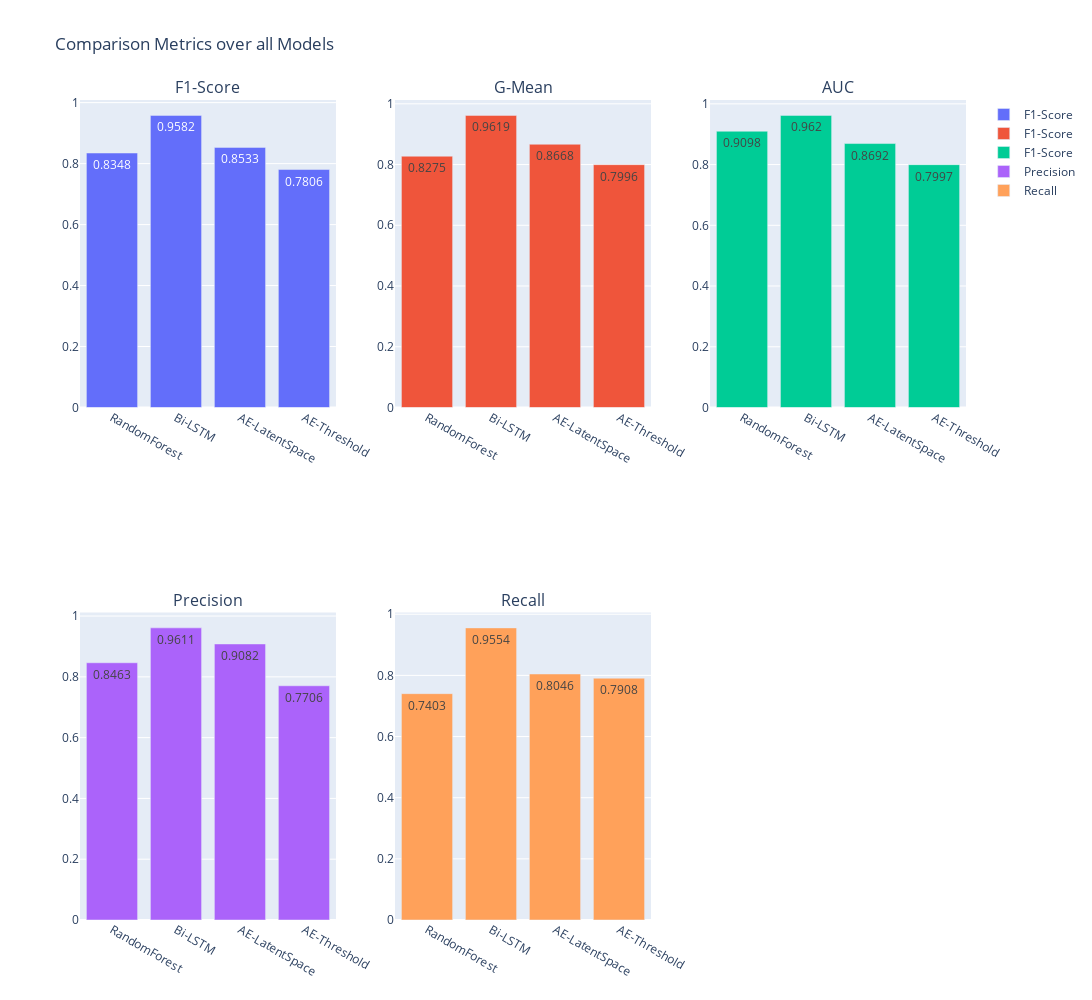

Source (notebook cell):
### Markdown cell above
## 4. Comparison
The following section includes the comparison of the developed models based on the defined metrics. A summary of the findings as well as a narrowing down takes place in the following chapter.

### Code cell
fig = make_subplots(rows=2, cols=3, subplot_titles=["F1-Score","G-Mean","AUC", "Precision", "Recall"])
fig.add_trace(
    go.Bar(
        x=metric_df.Model,
        y=metric_df.F1,
        text=metric_df.F1,
        name="F1-Score"
    ),
    row=1, 
    col=1
)
fig.add_trace(
    go.Bar(
        x=metric_df.Model,
        y=metric_df.GMean,
        text=metric_df.GMean,
        name="F1-Score"
    ),
    row=1, 
    col=2
)
fig.add_trace(
    go.Bar(
        x=metric_df.Model,
        y=metric_df.AUC,
        text=metric_df.AUC,
        name="F1-Score"
    ),
    row=1, 
    col=3
)
fig.add_trace(
    go.Bar(
        x=metric_df.Model,
        y=metric_df.Precision,
        text=metric_df.Precision,
        name="Precision"
    ),
    row=2, 
    col=1
)
fig.add_trace(
    go.Bar(
        x=metric_df.Model,
        y=metric_df.Recall,
        text=metric_df.Recall,
        name="Recall"
    ),
    row=2, 
    col=2
)
fig.update_layout(
    title="Comparison Metrics over all Models",
    autosize=False,
    width=2000,
    height=1000
)
fig.update_traces(texttemplate='%{text:.4}', textposition='inside')
fig.show()

### Figure 1 — Plotly figure (JSON) as saved in the notebook; plotly's stock layout.template omitted (floating-point values rounded to 4 significant figures)
{"data": [{"name": "F1-Score", "text": [0.8348, 0.9582, 0.8533, 0.7806], "textposition": "inside", "texttemplate": "%{text:.4}", "type": "bar", "x": ["RandomForest", "Bi-LSTM", "AE-LatentSpace", "AE-Threshold"], "xaxis": "x", "y": [0.8348, 0.9582, 0.8533, 0.7806], "yaxis": "y"}, {"name": "F1-Score", "text": [0.8275, 0.9619, 0.8668, 0.7996], "textposition": "inside", "texttemplate": "%{text:.4}", "type": "bar", "x": ["RandomForest", "Bi-LSTM", "AE-LatentSpace", "AE-Threshold"], "xaxis": "x2", "y": [0.8275, 0.9619, 0.8668, 0.7996], "yaxis": "y2"}, {"name": "F1-Score", "text": [0.9098, 0.962, 0.8692, 0.7997], "textposition": "inside", "texttemplate": "%{text:.4}", "type": "bar", "x": ["RandomForest", "Bi-LSTM", "AE-LatentSpace", "AE-Threshold"], "xaxis": "x3", "y": [0.9098, 0.962, 0.8692, 0.7997], "yaxis": "y3"}, {"name": "Precision", "text": [0.8463, 0.9611, 0.9082, 0.7706], "textposition": "inside", "texttemplate": "%{text:.4}", "type": "bar", "x": ["RandomForest", "Bi-LSTM", "AE-LatentSpace", "AE-Threshold"], "xaxis": "x4", "y": [0.8463, 0.9611, 0.9082, 0.7706], "yaxis": "y4"}, {"name": "Recall", "text": [0.7403, 0.9554, 0.8046, 0.7908], "textposition": "inside", "texttemplate": "%{text:.4}", "type": "bar", "x": ["RandomForest", "Bi-LSTM", "AE-LatentSpace", "AE-Threshold"], "xaxis": "x5", "y": [0.7403, 0.9554, 0.8046, 0.7908], "yaxis": "y5"}], "layout": {"annotations": [{"font": {"size": 16}, "showarrow": false, "text": "F1-Score", "x": 0.1444, "xanchor": "center", "xref": "paper", "y": 1, "yanchor": "bottom", "yref": "paper"}, {"font": {"size": 16}, "showarrow": false, "text": "G-Mean", "x": 0.5, "xanchor": "center", "xref": "paper", "y": 1, "yanchor": "bottom", "yref": "paper"}, {"font": {"size": 16}, "showarrow": false, "text": "AUC", "x": 0.8556, "xanchor": "center", "xref": "paper", "y": 1, "yanchor": "bottom", "yref": "paper"}, {"font": {"size": 16}, "showarrow": false, "text": "Precision", "x": 0.1444, "xanchor": "center", "xref": "paper", "y": 0.375, "yanchor": "bottom", "yref": "paper"}, {"font": {"size": 16}, "showarrow": false, "text": "Recall", "x": 0.5, "xanchor": "center", "xref": "paper", "y": 0.375, "yanchor": "bottom", "yref": "paper"}], "autosize": false, "height": 1000, "title": {"text": "Comparison Metrics over all Models"}, "width": 2000, "xaxis": {"anchor": "y", "domain": [0, 0.2889]}, "xaxis2": {"anchor": "y2", "domain": [0.3556, 0.6444]}, "xaxis3": {"anchor": "y3", "domain": [0.7111, 1]}, "xaxis4": {"anchor": "y4", "domain": [0, 0.2889]}, "xaxis5": {"anchor": "y5", "domain": [0.3556, 0.6444]}, "xaxis6": {"anchor": "y6", "domain": [0.7111, 1]}, "yaxis": {"anchor": "x", "domain": [0.625, 1]}, "yaxis2": {"anchor": "x2", "domain": [0.625, 1]}, "yaxis3": {"anchor": "x3", "domain": [0.625, 1]}, "yaxis4": {"anchor": "x4", "domain": [0, 0.375]}, "yaxis5": {"anchor": "x5", "domain": [0, 0.375]}, "yaxis6": {"anchor": "x6", "domain": [0, 0.375]}}}
